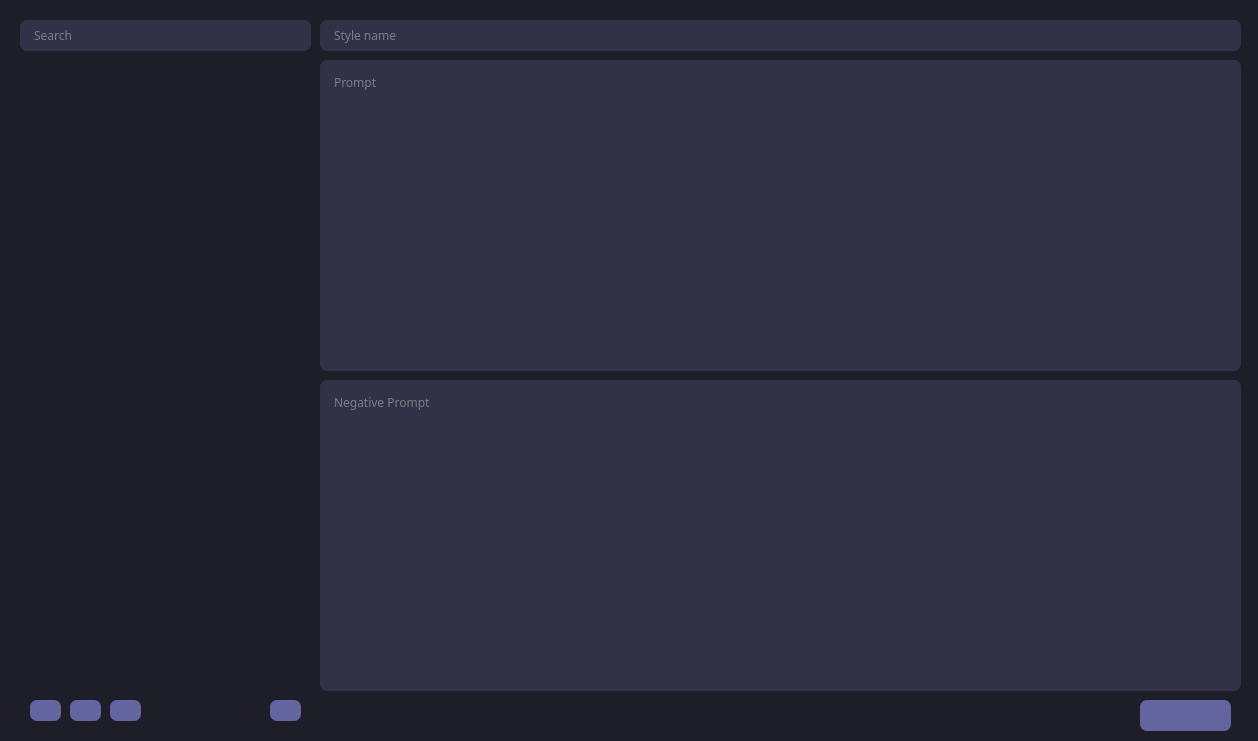
<?xml version="1.0" encoding="UTF-8"?>
<ui version="4.0">
 <class>StylesEditor</class>
 <widget class="QDialog" name="StylesEditor">
  <property name="geometry">
   <rect>
    <x>0</x>
    <y>0</y>
    <width>1258</width>
    <height>741</height>
   </rect>
  </property>
  <property name="font">
   <font>
    <family>JetBrains Mono</family>
   </font>
  </property>
  <property name="windowTitle">
   <string>SD Multi Tool by Wiered - Styles Editor</string>
  </property>
  <property name="styleSheet">
   <string notr="true">background-color: rgba(30, 30, 40, 1);
</string>
  </property>
  <widget class="QWidget" name="widget" native="true">
   <property name="geometry">
    <rect>
     <x>20</x>
     <y>20</y>
     <width>1231</width>
     <height>711</height>
    </rect>
   </property>
   <property name="styleSheet">
    <string notr="true">QLabel {
	color: rgba(200, 200, 200, 1);
}

QPlainTextEdit, QListView, QListWidget {
	background-color: rgba(50, 50, 70, 1);
	color: rgba(200, 200, 200, 1);
	border: 0px solid rgba(255, 255, 255, 0.3);
	border-radius: 7px;
}

QPlainTextEdit {
	padding: 10px;
}

QPlainTextEdit#style_name, QPlainTextEdit#search_bar {
	padding: 0px 10px;
	padding-top: 3px;
}

QPushButton {
	background-color: #6464A0;
	border: 0px solid rgba(255, 255, 255, 0.3);
	border-radius: 7px;
	color: white;
}

QPushButton:pressed  { 
	background-color: qlineargradient(x1: 0, y1: 0, x2: 0, y2: 1,
                                      stop: 0 #dadbde, stop: 1 #f6f7fa);
}
</string>
   </property>
   <widget class="QPlainTextEdit" name="search_bar">
    <property name="geometry">
     <rect>
      <x>0</x>
      <y>0</y>
      <width>291</width>
      <height>31</height>
     </rect>
    </property>
    <property name="font">
     <font>
      <family>JetBrains Mono</family>
     </font>
    </property>
    <property name="verticalScrollBarPolicy">
     <enum>Qt::ScrollBarAlwaysOff</enum>
    </property>
    <property name="horizontalScrollBarPolicy">
     <enum>Qt::ScrollBarAlwaysOff</enum>
    </property>
    <property name="placeholderText">
     <string>Search</string>
    </property>
   </widget>
   <widget class="QPushButton" name="delete_button">
    <property name="geometry">
     <rect>
      <x>90</x>
      <y>680</y>
      <width>31</width>
      <height>21</height>
     </rect>
    </property>
    <property name="styleSheet">
     <string notr="true"/>
    </property>
    <property name="text">
     <string/>
    </property>
    <property name="icon">
     <iconset resource="../res.qrc">
      <normaloff>:/icons/icons/delete.svg</normaloff>:/icons/icons/delete.svg</iconset>
    </property>
    <property name="checkable">
     <bool>false</bool>
    </property>
   </widget>
   <widget class="QPushButton" name="add_button">
    <property name="geometry">
     <rect>
      <x>10</x>
      <y>680</y>
      <width>31</width>
      <height>21</height>
     </rect>
    </property>
    <property name="styleSheet">
     <string notr="true"/>
    </property>
    <property name="text">
     <string/>
    </property>
    <property name="icon">
     <iconset resource="../res.qrc">
      <normaloff>:/icons/icons/addbox.svg</normaloff>:/icons/icons/addbox.svg</iconset>
    </property>
    <property name="checkable">
     <bool>false</bool>
    </property>
   </widget>
   <widget class="QPushButton" name="save_button">
    <property name="geometry">
     <rect>
      <x>1120</x>
      <y>680</y>
      <width>91</width>
      <height>31</height>
     </rect>
    </property>
    <property name="styleSheet">
     <string notr="true"/>
    </property>
    <property name="text">
     <string/>
    </property>
    <property name="icon">
     <iconset resource="../res.qrc">
      <normaloff>:/icons/icons/save.svg</normaloff>:/icons/icons/save.svg</iconset>
    </property>
    <property name="checkable">
     <bool>false</bool>
    </property>
   </widget>
   <widget class="QPushButton" name="copy_button">
    <property name="geometry">
     <rect>
      <x>50</x>
      <y>680</y>
      <width>31</width>
      <height>21</height>
     </rect>
    </property>
    <property name="styleSheet">
     <string notr="true"/>
    </property>
    <property name="text">
     <string/>
    </property>
    <property name="icon">
     <iconset resource="../res.qrc">
      <normaloff>:/icons/icons/copy.svg</normaloff>:/icons/icons/copy.svg</iconset>
    </property>
    <property name="checkable">
     <bool>false</bool>
    </property>
   </widget>
   <widget class="QPlainTextEdit" name="prompt">
    <property name="geometry">
     <rect>
      <x>300</x>
      <y>40</y>
      <width>921</width>
      <height>311</height>
     </rect>
    </property>
    <property name="font">
     <font>
      <family>JetBrains Mono</family>
     </font>
    </property>
    <property name="placeholderText">
     <string>Prompt</string>
    </property>
   </widget>
   <widget class="QPlainTextEdit" name="negative_prompt">
    <property name="geometry">
     <rect>
      <x>300</x>
      <y>360</y>
      <width>921</width>
      <height>311</height>
     </rect>
    </property>
    <property name="font">
     <font>
      <family>JetBrains Mono</family>
     </font>
    </property>
    <property name="placeholderText">
     <string>Negative Prompt</string>
    </property>
   </widget>
   <widget class="QPlainTextEdit" name="style_name">
    <property name="geometry">
     <rect>
      <x>300</x>
      <y>0</y>
      <width>921</width>
      <height>31</height>
     </rect>
    </property>
    <property name="font">
     <font>
      <family>JetBrains Mono</family>
     </font>
    </property>
    <property name="placeholderText">
     <string>Style name</string>
    </property>
   </widget>
   <widget class="QPushButton" name="refresh_button">
    <property name="geometry">
     <rect>
      <x>250</x>
      <y>680</y>
      <width>31</width>
      <height>21</height>
     </rect>
    </property>
    <property name="styleSheet">
     <string notr="true"/>
    </property>
    <property name="text">
     <string/>
    </property>
    <property name="icon">
     <iconset resource="../res.qrc">
      <normaloff>:/icons/icons/refresh.svg</normaloff>:/icons/icons/refresh.svg</iconset>
    </property>
    <property name="checkable">
     <bool>false</bool>
    </property>
   </widget>
   <widget class="QWidget" name="styles_widget" native="true">
    <property name="geometry">
     <rect>
      <x>0</x>
      <y>40</y>
      <width>291</width>
      <height>631</height>
     </rect>
    </property>
   </widget>
  </widget>
 </widget>
 <resources>
  <include location="../res.qrc"/>
 </resources>
 <connections/>
</ui>
